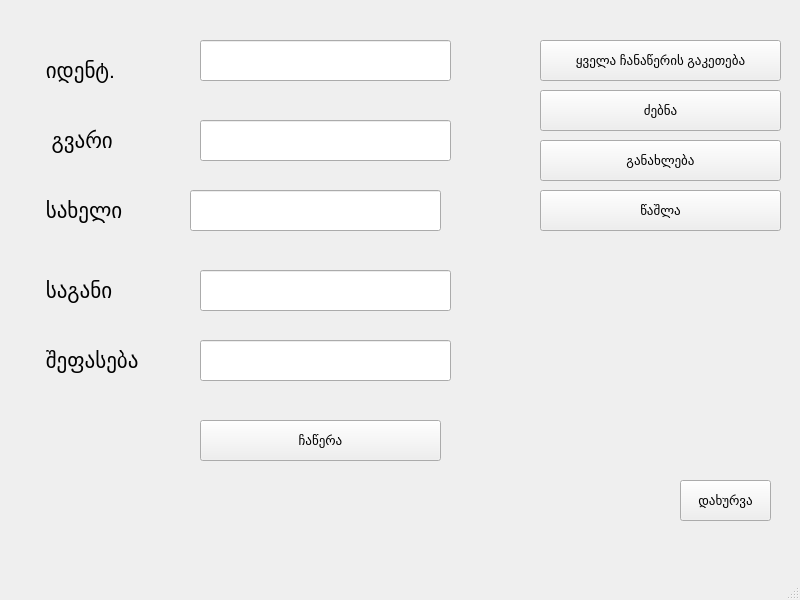
<?xml version="1.0" encoding="UTF-8"?>
<ui version="4.0">
 <class>MainWindow</class>
 <widget class="QMainWindow" name="MainWindow">
  <property name="geometry">
   <rect>
    <x>0</x>
    <y>0</y>
    <width>800</width>
    <height>600</height>
   </rect>
  </property>
  <property name="windowTitle">
   <string>MainWindow</string>
  </property>
  <widget class="QWidget" name="centralwidget">
   <widget class="QLabel" name="ident">
    <property name="geometry">
     <rect>
      <x>40</x>
      <y>40</y>
      <width>141</width>
      <height>61</height>
     </rect>
    </property>
    <property name="font">
     <font>
      <pointsize>16</pointsize>
     </font>
    </property>
    <property name="text">
     <string> იდენტ.</string>
    </property>
   </widget>
   <widget class="QLabel" name="gvari">
    <property name="geometry">
     <rect>
      <x>40</x>
      <y>110</y>
      <width>141</width>
      <height>61</height>
     </rect>
    </property>
    <property name="font">
     <font>
      <pointsize>16</pointsize>
     </font>
    </property>
    <property name="text">
     <string>  გვარი</string>
    </property>
   </widget>
   <widget class="QLabel" name="saxeli">
    <property name="geometry">
     <rect>
      <x>40</x>
      <y>180</y>
      <width>141</width>
      <height>61</height>
     </rect>
    </property>
    <property name="font">
     <font>
      <pointsize>16</pointsize>
     </font>
    </property>
    <property name="text">
     <string> სახელი</string>
    </property>
   </widget>
   <widget class="QLabel" name="sagani">
    <property name="geometry">
     <rect>
      <x>40</x>
      <y>260</y>
      <width>141</width>
      <height>61</height>
     </rect>
    </property>
    <property name="font">
     <font>
      <pointsize>16</pointsize>
     </font>
    </property>
    <property name="text">
     <string> საგანი</string>
    </property>
   </widget>
   <widget class="QLabel" name="shepaseba">
    <property name="geometry">
     <rect>
      <x>40</x>
      <y>330</y>
      <width>141</width>
      <height>61</height>
     </rect>
    </property>
    <property name="font">
     <font>
      <pointsize>16</pointsize>
     </font>
    </property>
    <property name="text">
     <string> შეფასება</string>
    </property>
   </widget>
   <widget class="QPushButton" name="yvelachanawb">
    <property name="geometry">
     <rect>
      <x>540</x>
      <y>40</y>
      <width>241</width>
      <height>41</height>
     </rect>
    </property>
    <property name="font">
     <font>
      <pointsize>10</pointsize>
     </font>
    </property>
    <property name="text">
     <string>ყველა ჩანაწერის გაკეთება</string>
    </property>
   </widget>
   <widget class="QPushButton" name="dzebnab">
    <property name="geometry">
     <rect>
      <x>540</x>
      <y>90</y>
      <width>241</width>
      <height>41</height>
     </rect>
    </property>
    <property name="font">
     <font>
      <pointsize>10</pointsize>
     </font>
    </property>
    <property name="text">
     <string>ძებნა</string>
    </property>
   </widget>
   <widget class="QPushButton" name="ganaxlebab">
    <property name="geometry">
     <rect>
      <x>540</x>
      <y>140</y>
      <width>241</width>
      <height>41</height>
     </rect>
    </property>
    <property name="font">
     <font>
      <pointsize>10</pointsize>
     </font>
    </property>
    <property name="text">
     <string>განახლება</string>
    </property>
   </widget>
   <widget class="QPushButton" name="washlab">
    <property name="geometry">
     <rect>
      <x>540</x>
      <y>190</y>
      <width>241</width>
      <height>41</height>
     </rect>
    </property>
    <property name="font">
     <font>
      <pointsize>10</pointsize>
     </font>
    </property>
    <property name="text">
     <string>წაშლა</string>
    </property>
   </widget>
   <widget class="QPushButton" name="chawerabutton">
    <property name="geometry">
     <rect>
      <x>200</x>
      <y>420</y>
      <width>241</width>
      <height>41</height>
     </rect>
    </property>
    <property name="font">
     <font>
      <pointsize>10</pointsize>
     </font>
    </property>
    <property name="text">
     <string>ჩაწერა</string>
    </property>
   </widget>
   <widget class="QPushButton" name="daxurvab">
    <property name="geometry">
     <rect>
      <x>680</x>
      <y>480</y>
      <width>91</width>
      <height>41</height>
     </rect>
    </property>
    <property name="font">
     <font>
      <pointsize>10</pointsize>
     </font>
    </property>
    <property name="text">
     <string>დახურვა</string>
    </property>
   </widget>
   <widget class="QLineEdit" name="identtext">
    <property name="geometry">
     <rect>
      <x>200</x>
      <y>40</y>
      <width>251</width>
      <height>41</height>
     </rect>
    </property>
   </widget>
   <widget class="QLineEdit" name="gvaritext">
    <property name="geometry">
     <rect>
      <x>200</x>
      <y>120</y>
      <width>251</width>
      <height>41</height>
     </rect>
    </property>
   </widget>
   <widget class="QLineEdit" name="saxelitext">
    <property name="geometry">
     <rect>
      <x>190</x>
      <y>190</y>
      <width>251</width>
      <height>41</height>
     </rect>
    </property>
   </widget>
   <widget class="QLineEdit" name="saganitext">
    <property name="geometry">
     <rect>
      <x>200</x>
      <y>270</y>
      <width>251</width>
      <height>41</height>
     </rect>
    </property>
   </widget>
   <widget class="QLineEdit" name="shepasebatext">
    <property name="geometry">
     <rect>
      <x>200</x>
      <y>340</y>
      <width>251</width>
      <height>41</height>
     </rect>
    </property>
   </widget>
  </widget>
  <widget class="QMenuBar" name="menubar">
   <property name="geometry">
    <rect>
     <x>0</x>
     <y>0</y>
     <width>800</width>
     <height>21</height>
    </rect>
   </property>
  </widget>
  <widget class="QStatusBar" name="statusbar"/>
 </widget>
 <resources/>
 <connections/>
</ui>
